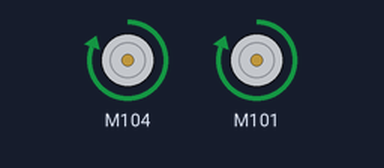
A sketch run on a simulated Arduino Uno, built with avr-gcc and run on an emulated ATmega328P. Parts: 2 × DC motor (green arrow = forward, orange = backward, longer = faster).

Above: at 0.1 s.
Timing chart, 0 to 1.6 s (numbered marks = the images above):
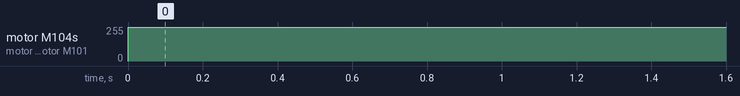

The sketch:

sensorbot.ino
```cpp
#include "MotorDriver.h"

MotorDriver motor;

void setup()
{
    // initialize
    motor.begin();
}

void loop()
{
    motor.speed(0, 600);
    motor.speed(1, 600);
}
// END FILE
```

Measured:
- by itself, motor M104, motor M101: stopped → forward 255/255 at 0.00 s
